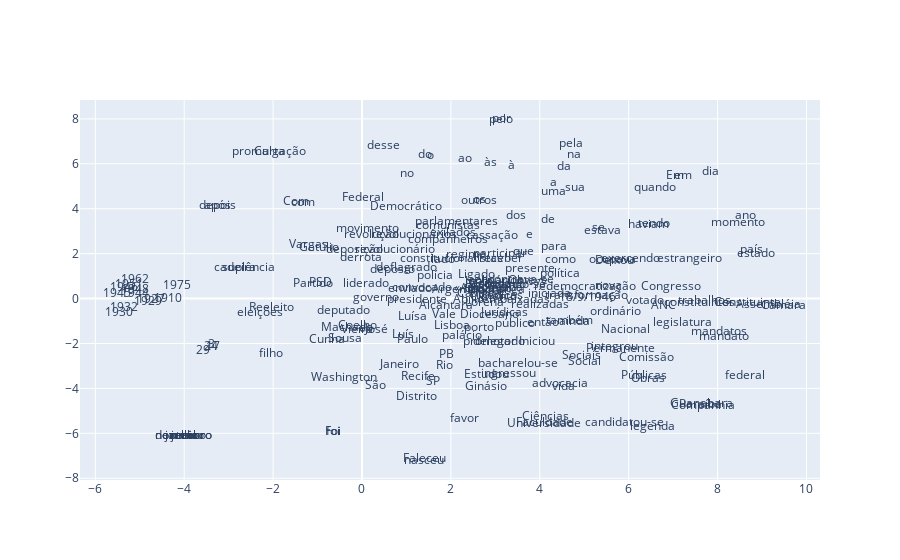

The code cell stored with this chart in its notebook:
### Code cell
plot_with_plotly(x_vals, y_vals, labels)

### Figure 1 — Plotly figure (JSON) as saved in the notebook; plotly's stock layout.template omitted (floating-point values rounded to 4 significant figures; data arrays with more than 128 entries replaced by an {"elided": "..."} marker saying what was removed)
{"data": [{"mode": "text", "text": {"elided": "201 str values"}, "type": "scatter", "x": {"elided": "201 float values"}, "y": {"elided": "201 float values"}}], "layout": {}}
